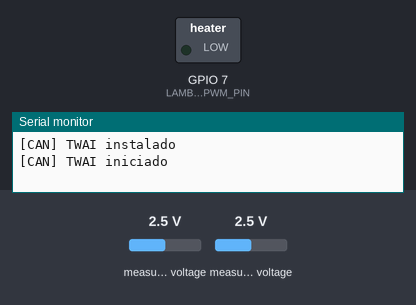
Bench run of a program on a simulated ESP32-S3. Shown: switched loads named in the program (green lamp = pin HIGH), the last lines printed to the serial monitor. The inputs (shaded band) are chosen by the test bench; at power-on: measured voltage 2.5 V. No CAN messages arrive unless stated.

Above: at 0.1 s.
At 1.2 s:
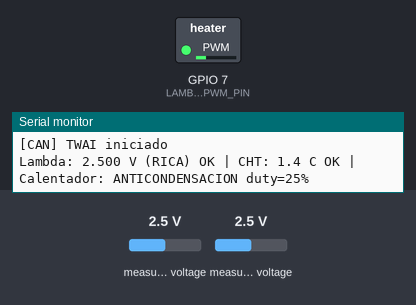
1.3 s: measured voltage (sensor 200) set to 0.1 V
4.3 s: measured voltage (sensor 201) set to 3.8 V
6.7 s: measured voltage (sensor 200) set to 1.2 V
9.7 s: measured voltage (sensor 201) set to 0.1 V
At 12.65 s:
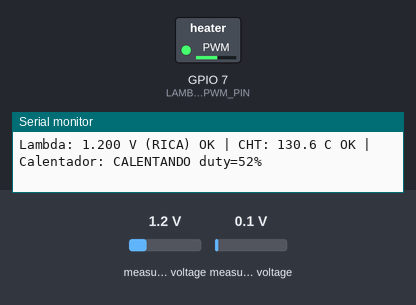
Timing chart, 0 to 17.8 s (numbered marks = the images above; inputs shaded):
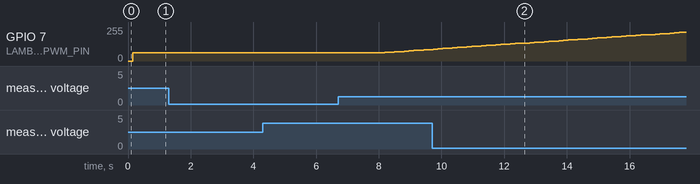

The program:

main.cpp
```cpp
#include <Arduino.h>
#include <Wire.h>

#include "Config.h"
#include "Ads1115Bus.h"
#include "AdsLambdaSensor.h"
#include "AdsChtSensor.h"
#include "LambdaHeaterControl.h"
#include "LambdaCanBus.h"

Ads1115Bus adsBus(ADS1115_I2C_ADDR);
AdsLambdaSensor lambdaSensor(adsBus, ADS1115_CH_LAMBDA);
AdsChtSensor    chtSensor(adsBus, ADS1115_CH_CHT);

LambdaHeaterControl heater(LAMBDA_HEATER_PWM_PIN);

LambdaCanBus canBus(TWAI_TX_PIN, TWAI_RX_PIN, CAN_LAMBDA_MSG_ID, CAN_CHT_MSG_ID, CAN_NO_ACK_MODE);

constexpr unsigned long SERIAL_PRINT_PERIOD_MS = 500; // 2 Hz, para no saturar el puerto
unsigned long lastSerialPrintMs = 0;

const char *mixtureStateToStr(AdsLambdaSensor::MixtureState state)
{
    switch (state)
    {
        case AdsLambdaSensor::MixtureState::RICH:   return "RICA";
        case AdsLambdaSensor::MixtureState::LEAN:   return "POBRE";
        case AdsLambdaSensor::MixtureState::STOICH: default: return "ESTEQUIOMETRICA";
    }
}

const char *heaterStateToStr(LambdaHeaterControl::State state)
{
    switch (state)
    {
        case LambdaHeaterControl::State::OFF:          return "OFF";
        case LambdaHeaterControl::State::COND_PROTECT: return "ANTICONDENSACION";
        case LambdaHeaterControl::State::WARMUP:       return "CALENTANDO";
        case LambdaHeaterControl::State::READY:        default: return "LISTO";
    }
}

void printSensorInfo()
{
    Serial.print("Lambda: ");
    Serial.print(lambdaSensor.getVoltage(), 3);
    Serial.print(" V (");
    Serial.print(mixtureStateToStr(lambdaSensor.getMixtureState()));
    Serial.print(") ");
    Serial.print(lambdaSensor.isReady() ? "OK" : "FALLO");

    Serial.print(" | CHT: ");
    Serial.print(chtSensor.getTemperature(), 1);
    Serial.print(" C ");
    Serial.print(chtSensor.isReady() ? "OK" : "FALLO");

    Serial.print(" | Calentador: ");
    Serial.print(heaterStateToStr(heater.getState()));
    Serial.print(" duty=");
    Serial.print(heater.getDutyPercent());
    Serial.println("%");
}

void scanI2CBus()
{
    Serial.println("[I2C] Escaneando bus...");
    uint8_t found = 0;
    for (uint8_t addr = 1; addr < 127; addr++)
    {
        Wire.beginTransmission(addr);
        if (Wire.endTransmission() == 0)
        {
            Serial.print("[I2C] Dispositivo encontrado en 0x");
            Serial.println(addr, HEX);
            found++;
        }
    }
    if (found == 0) Serial.println("[I2C] Ningun dispositivo respondio");
}

void setup()
{
    Serial.begin(115200);

    Wire.begin(I2C_SDA_PIN, I2C_SCL_PIN);
    scanI2CBus();
    adsBus.begin(Wire);

    heater.begin();
    heater.start();

    if (CAN_BUS_ENABLED)
    {
        canBus.begin();
        // Tarea de envio CAN en su propio nucleo: loop() de Arduino corre en el
        // nucleo 1 por defecto (lectura de sensores + maquina de estados del
        // calentador); el envio CAN corre en el nucleo 0 (Config.h: CAN_TASK_CORE).
        canBus.startTask(CAN_TASK_CORE, CAN_SEND_PERIOD_MS);
    }
}

void loop()
{
    lambdaSensor.readVoltage();
    chtSensor.readTemperature();
    heater.update();

    LambdaCanFrame frame;
    frame.voltage      = lambdaSensor.getVoltage();
    frame.mixtureState = (uint8_t)lambdaSensor.getMixtureState();
    frame.heaterDuty   = heater.getDutyPercent();
    frame.heaterState  = (uint8_t)heater.getState();
    frame.sensorOk     = lambdaSensor.isReady();
    frame.cht          = chtSensor.getTemperature();
    frame.chtOk        = chtSensor.isReady();

    canBus.updateFrame(frame);

    unsigned long now = millis();
    if (now - lastSerialPrintMs >= SERIAL_PRINT_PERIOD_MS)
    {
        lastSerialPrintMs = now;
        printSensorInfo();
    }

    delay(20); // ~50 Hz de muestreo (sonda lambda + NTC de culata)
}
```

Config.h
```cpp
#pragma once

#include <Arduino.h>

// ── I2C — ADS1115 compartido (sonda lambda + NTC de culata) ────────────────
constexpr int     I2C_SDA_PIN      = 6;
constexpr int     I2C_SCL_PIN      = 5;
constexpr uint8_t ADS1115_I2C_ADDR = 0x48; // ADDR a GND (direccion por defecto)

// Canales del ADS1115 (single-ended)
constexpr uint8_t ADS1115_CH_LAMBDA = 0; // AIN0: sonda lambda narrowband (filtro RC 1k+100nF)
constexpr uint8_t ADS1115_CH_CHT    = 1; // AIN1: divisor NTC de culata

// NTC de culata (divisor: NTC_PULLUP_OHM a NTC_VCC, NTC a GND, nodo -> AIN1).
// Valores genericos de NTC automotriz — CALIBRAR con el sensor real, el repo
// Telemetria no usa ADS1115 para CHT (ver AdsChtSensor.h para el detalle).
constexpr float NTC_VCC         = 3.3f;
constexpr float NTC_PULLUP_OHM  = 10000.0f;
constexpr float NTC_R25_OHM     = 10000.0f; // resistencia nominal a 25 °C
constexpr float NTC_BETA        = 3950.0f;  // coeficiente Beta (25/85 °C)

// ── TWAI / CAN bus ──────────────────────────────────────────────────────────
constexpr bool CAN_BUS_ENABLED = true;
// En true mientras se prueba esta placa sola en el banco (sin otro nodo que
// haga ACK de cada trama). Pasar a false en cuanto haya un receptor real en
// el bus, para volver a TWAI_MODE_NORMAL.
constexpr bool CAN_NO_ACK_MODE = true;
constexpr int      TWAI_TX_PIN        = 48;
constexpr int      TWAI_RX_PIN        = 47;
// ID propio para este nodo (sonda lambda narrowband + calentador). No colisiona
// con los IDs ya usados en el repo Telemetria: 0x100 (CHT hacia AIM) y 0x200
// (RPM/marcha/TPS/CHT, recibido por AimCanBus en el ESP32 principal).
constexpr uint32_t CAN_LAMBDA_MSG_ID  = 0x210;
// Frame de CHT en el MISMO formato que ya usa arduino/datalogger en Telemetria
// (RPM=0, Marcha=0, TPS=0, CHT×10 en bytes 4-5) para que AimCanBus lo reciba
// sin cambios, con esta placa como fuente de CHT via ADS1115+NTC.
constexpr uint32_t CAN_CHT_MSG_ID     = 0x200;
constexpr uint32_t CAN_SEND_PERIOD_MS = 100; // 10 Hz

// ── Control del calentador de la sonda lambda narrowband (Bosch LSF 4.2) ───
// PWM via analogWrite() (abstrae LEDC internamente, resolucion 8 bits fija).
constexpr int LAMBDA_HEATER_PWM_PIN = 7;

// ── Nucleos FreeRTOS ─────────────────────────────────────────────────────────
// loop() de Arduino corre por defecto en el nucleo 1 (lectura de sensores /
// maquina de estados del calentador). El envio por CAN corre en su propia
// tarea, fijada al nucleo 0, para no bloquear el muestreo de la sonda.
constexpr int CAN_TASK_CORE = 0;
```
